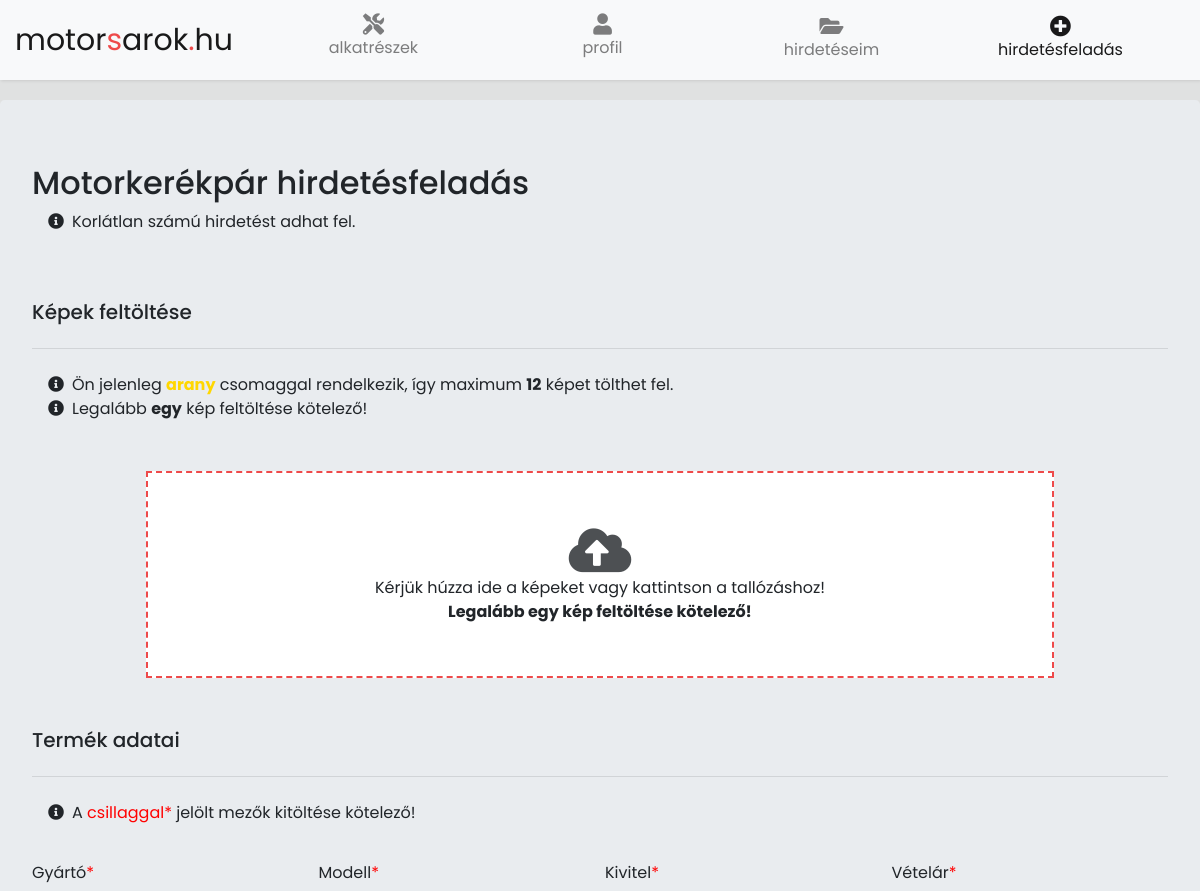
/hirdetesfeladas.php (signed in, upper part), run on an earlier commit of the app's database.
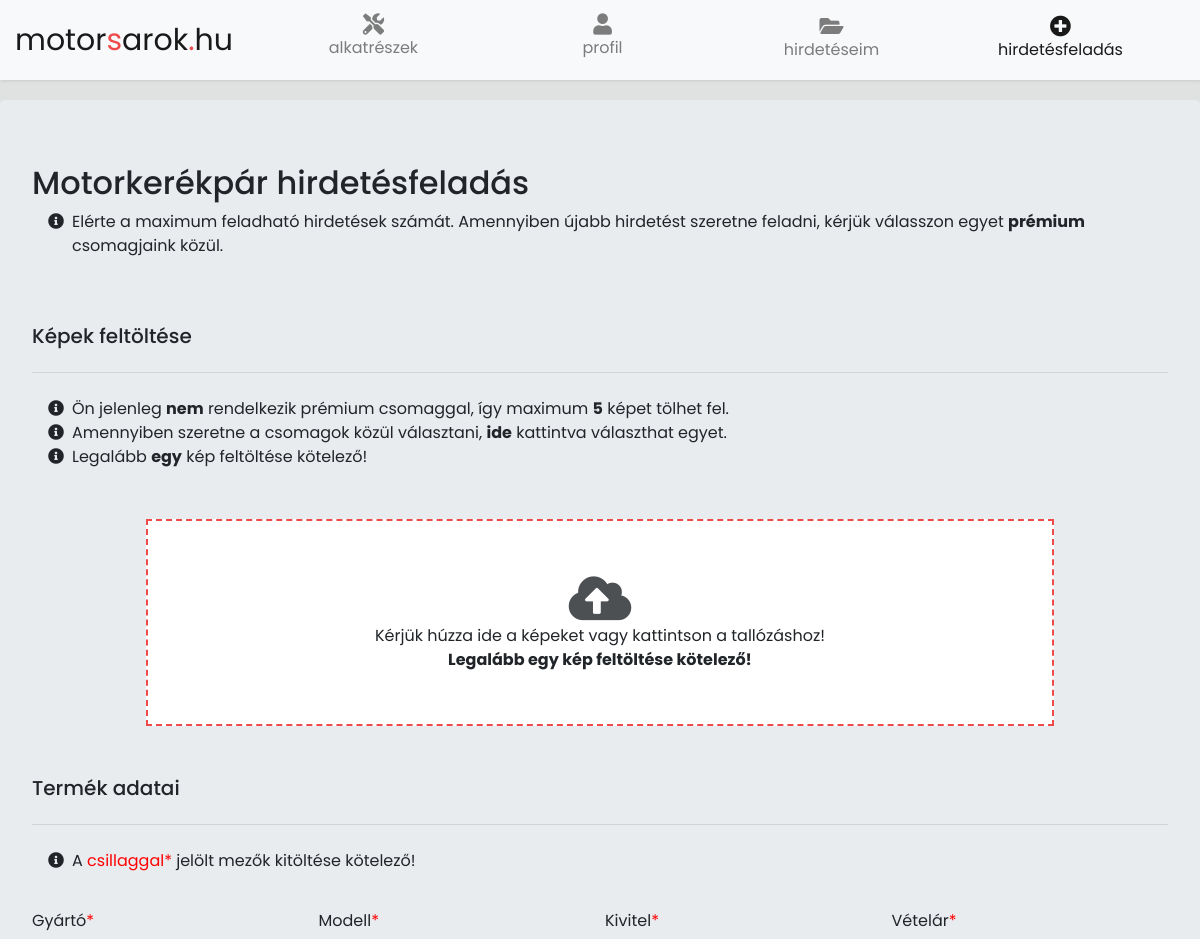
And on a later commit of the database.
### tables this page shows
CREATE TABLE `users` (
  `id` int(11) NOT NULL,
  `username` varchar(255) NOT NULL,
  `email` varchar(255) NOT NULL,
  `password` varchar(255) NOT NULL,
  `avatar` varchar(255) NOT NULL,
  `created` datetime NOT NULL DEFAULT current_timestamp(),
  `premium` int(10) DEFAULT 0,
  `premiumstart` datetime DEFAULT NULL,
  `premiumexpiration` datetime DEFAULT NULL,
  `is_admin` tinyint(4) DEFAULT 0
);

### hirdetesfeladas.php (the view, shortened to what the changed rows need)
<?php
require_once("config.php");
$premiumInfo = $premiumColor = $maxAdsInfo = "";
$userid = $_SESSION['id'];
$sql = "SELECT COUNT(id) as counted FROM motorcycles WHERE userid = ? AND status = ?";
$status = 1;
$stmt = $link->prepare($sql);
$stmt->bind_param("ii", $userid, $status);
$stmt->execute();
$result = $stmt->get_result();
$row = $result->fetch_assoc();
$counted = $row['counted'];
$sql2 = "SELECT premium FROM users WHERE id = ?";
$stmt2 = $link->prepare($sql2);
$stmt2->bind_param("i", $userid);
$stmt2->execute();
$result = $stmt2->get_result();
$rec = $result->fetch_assoc();
$premium = $rec['premium'];
switch ($premium) {
    case 0:
        $maxImage = 5;
        $maxAds = 2;
        $premiumInfo = "";
        $premiumColor = "default-color";
        break;
    case 3:
        $maxImage = 12;
        $maxAds = 9999;
        $premiumInfo = "arany";
        $premiumColor = "gold-color";
        break;
}
if ($counted >= $maxAds) {
    $maxAdsInfo = '<li><span class="fa-li"><i class="fas fa-info-circle"></i></span>Elérte a maximum feladható hirdetések számát. Amennyiben újabb hirdetést szeretne feladni, kérjük válasszon egyet <a href ="profile.php"><b>prémium</b></a> csomagjaink közül.</li>';
} else {
    $calc = $maxAds - (int)$counted;
    if ($calc > 10) {
        $maxAdsInfo = '<li><span class="fa-li"><i class="fas fa-info-circle"></i></span>Korlátlan számú hirdetést adhat fel.</li>';
    } else {
        $maxAdsInfo = '<li><span class="fa-li"><i class="fas fa-info-circle"></i></span>Még <b>' . $calc . '</b> hirdetést adhat fel.</li>';
    }
}
?>
<!DOCTYPE html>
<html>
<head>
    <link rel="stylesheet" href="https://stackpath.bootstrapcdn.com/bootstrap/4.3.1/css/bootstrap.min.css">
    <link rel="stylesheet" href="assets/CSS/style.css">
    <link rel="stylesheet" href="https://use.fontawesome.com/releases/v5.8.2/css/all.css">
    <link type="text/css" rel="stylesheet" href="assets/CSS/image-uploader.min.css">
    <link rel="stylesheet" href="assets/CSS/alertify.css">
    <link rel="stylesheet" href="assets/CSS/default.min.css">
    <link rel="stylesheet" href="assets/CSS/dropzone.css">
</head>
<body>
    <div id="content">
        <div class="jumbotron">
            <form action="upload.php" method="post" enctype='multipart/form-data' id="add">
                <h2 class="display-6">Motorkerékpár hirdetésfeladás</h2>
                <ul class="fa-ul">
                    <?php
                    echo $maxAdsInfo;
                    ?>
                </ul>
                <ul class="fa-ul">
                    <?php
                    if (empty($premiumInfo)) {
                        echo '<li><span class="fa-li"><i class="fas fa-info-circle"></i></span>Ön jelenleg <b>nem</b> rendelkezik prémium csomaggal, így maximum <b>' . $maxImage . '</b> képet tölhet fel.</li>';
                        echo '<li><span class="fa-li"><i class="fas fa-info-circle"></i></span>Amennyiben szeretne a csomagok közül választani, <b><a href="profile.php">ide</a></b> kattintva választhat egyet.</li>';
                    } else {
                        echo '<li><span class="fa-li"><i class="fas fa-info-circle"></i></span>Ön jelenleg <b><span id="' . $premiumColor . '">' . $premiumInfo . '</span></b> csomaggal rendelkezik, így maximum <b>' . $maxImage . '</b> képet tölthet fel.</li>';
                    }
                    ?>
                    <li>
                    <li><span class="fa-li"><i class="fas fa-info-circle"></i></span>Legalább <b>egy</b> kép feltöltése kötelező!</li>
                </ul>
            </form>
        </div>
    </div>
</body>
</html>

What changed in the data, as far as the page shows it:
changed users: premium "arany" → "5"; premium "12" → (not shown)
Also different on the page:
text no longer shown: "Korlátlan számú hirdetést adhat fel. csomaggal rendelkezik, így maximum képet tölthet fel."
text now shown: "Elérte a maximum feladható hirdetések számát. Amennyiben újabb hirdetést szeretne feladni, kérjük válasszon egyet prémium csomagjaink közül. nem rendelkezik prémium csomaggal, így maximum képet tölhet fel. Amennyiben szeretne a csomagok közül választani, ide kattintva választhat egyet."
